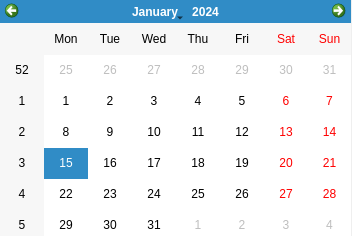
<?xml version="1.0" encoding="UTF-8"?>
<ui version="4.0">
 <class>Ui_dlgCalendar</class>
 <widget class="QDialog" name="Ui_dlgCalendar">
  <property name="geometry">
   <rect>
    <x>0</x>
    <y>0</y>
    <width>352</width>
    <height>236</height>
   </rect>
  </property>
  <property name="windowTitle">
   <string>Dialog</string>
  </property>
  <widget class="QCalendarWidget" name="calendarWidget">
   <property name="geometry">
    <rect>
     <x>0</x>
     <y>0</y>
     <width>351</width>
     <height>241</height>
    </rect>
   </property>
  </widget>
 </widget>
 <resources/>
 <connections/>
</ui>
